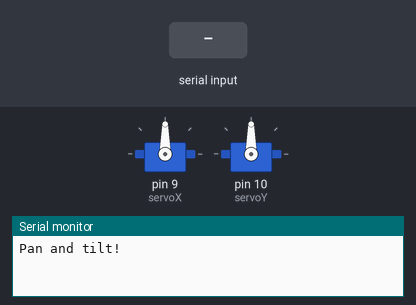
Simulated run of this sketch. Board: Arduino Uno, built with avr-gcc and run on an emulated ATmega328P. Parts: 2 × servo, the last lines printed to the serial monitor. Inputs (shaded band) come from the test bench.

Above: at 1.2 s.
1.3 s: "l" received over Serial
At 2.5 s:
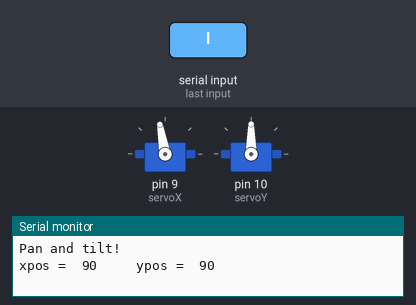
2.8 s: "d" received over Serial
At 3.7 s:
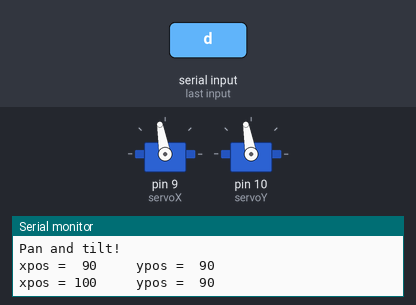
4.3 s: "r" received over Serial
At 4.8 s:
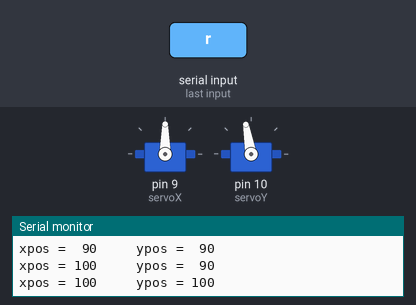
Timing chart, 0 to 7.3 s (numbered marks = the images above; inputs shaded):
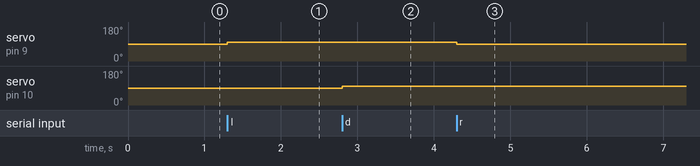

Measured:
- after the input at 1.3 s, servo on pin 9 (servoX): 90° → 100° at once
- after the input at 2.8 s, servo on pin 10 (servoY): 90° → 100° at once
- after the input at 4.3 s, servo on pin 9 (servoX): 100° → 90° at once

The sketch:

SK_13_servo_pan_tilt.ino
```cpp
#include <AFMotor.h>
#include <Servo.h>

Servo servoX;
Servo servoY;

int XMIN=1;
int XMAX=180;
int YMIN=40;
int YMAX=140;

int X=0;
int Y=0;


void setup() {
    Serial.begin(9600);
    Serial.println("Pan and tilt!");

    // Get initial position of the servos
    servoX.attach(9);
    servoY.attach(10);
    X = servoX.read();
    Y = servoY.read();
    servoX.detach();
    servoY.detach();
}

void loop() {
    char c, string[256];
    int xpos = 0, ypos = 0;

    if (Serial.available())
    {
        c = Serial.read();
        xpos = servoX.read();
        ypos = servoY.read();

        sprintf(string,"xpos = %3d     ypos = %3d",xpos,ypos);
        Serial.println(string);

        switch(c)
        {
            case 'l':
                if ( X < XMAX )
                {
                    X = X + 10;
                    servoX.attach(9);
                    servoX.write(X);
                    delay(30);
                    servoX.detach();
                }
                break;
            case 'r':
                if ( X > XMIN )
                {
                    X = X - 10;
                    servoX.attach(9);
                    servoX.write(X);
                    delay(30);
                    servoX.detach();
                }
                break;
            case 'd':
                if ( Y < YMAX )
                {
                    Y = Y + 10;
                    servoY.attach(10);
                    servoY.write(Y);
                    delay(30);
                    servoY.detach();
                }
                break;
            case 'u':
                if ( Y > YMIN )
                {
                    Y = Y - 10;
                    servoY.attach(10);
                    servoY.write(Y);
                    delay(30);
                    servoY.detach();
                }
                break;

        }
    }
}
```
